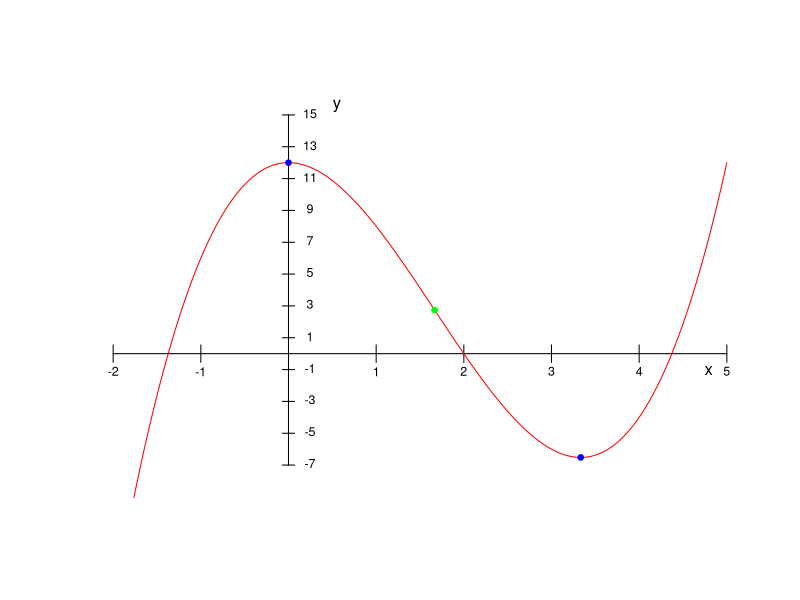
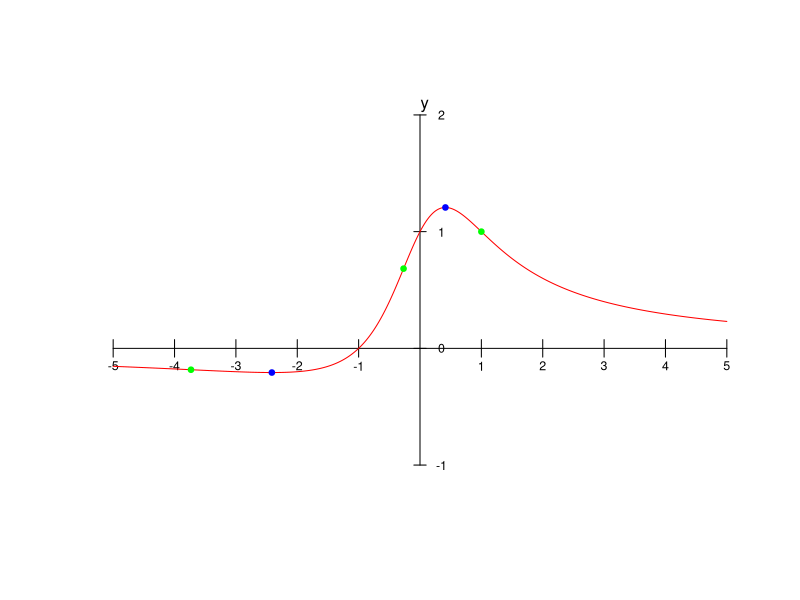
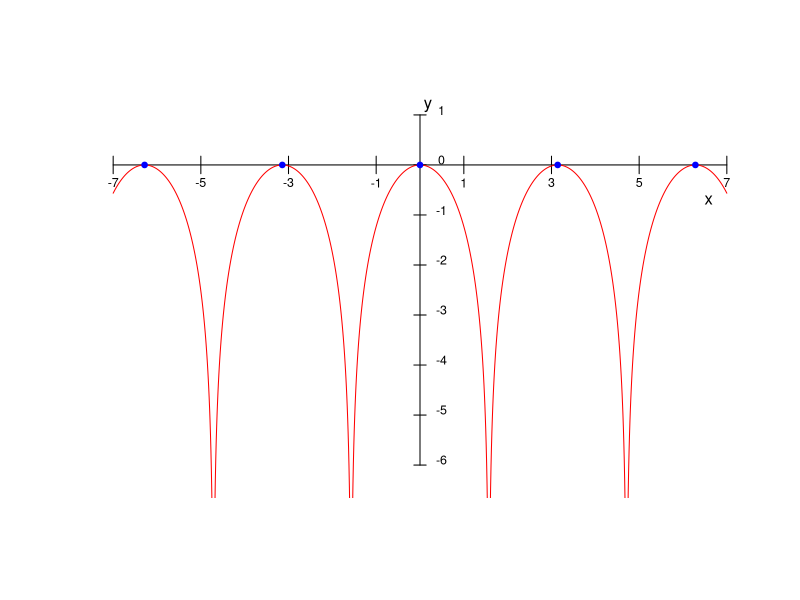
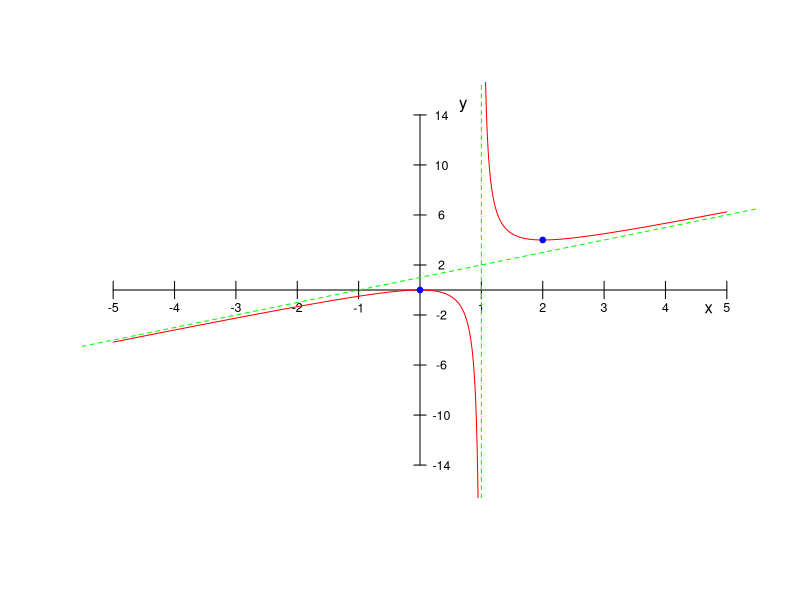

The R script that drew these images, in order:
## ---- chunk 1
xmin=-2
xmax=5
ymin=-7
ymax=15
tolx=0.01*(xmax-xmin)
toly=0.05*(ymax-ymin)
quantsx=7
quantsy=11
f = function(x){x^3-5*x^2+12}
plot(c(xmin-tolx,xmax+tolx,xmin-tolx,xmax+tolx),c(ymin-toly,ymin-toly,ymax+toly,ymax+toly),type="n",xlab="",ylab="",xaxt="n",yaxt="n",axes=FALSE)
x=seq(from=xmin,to=xmax,by=0.01)
#points(x,f(x),type="l")
lines(c(0,0),c(ymin,ymax))
lines(c(xmin,xmax),c(0,0))
text(xmax-3*tolx,-15*tolx,"x")
text(toly/2,ymax+toly/2,"y")
for (i in 0:(quantsx)){
  if(xmin+((xmax-xmin)/quantsx)*i != 0){
    lines(rep(xmin+((xmax-xmin)/quantsx)*i,2),c(-0.5*toly,+0.5*toly))
    text(xmin+((xmax-xmin)/quantsx)*i,-1*toly,xmin+((xmax-xmin)/quantsx)*i,cex=0.75)}
  }

for (i in 0:(quantsy)){
  lines(c(-tolx,tolx),ymin+rep(((ymax-ymin)/quantsy)*i,2))
 text(3.5*tolx,0.1+ymin+((ymax-ymin)/quantsy)*i,ymin+((ymax-ymin)/quantsy)*i,cex=0.75)
}
lines(x,f(x),col="red")
x.extrems = c(0,10/3)
y.extrems = c(f(0),f(10/3))
points(x.extrems,y.extrems,cex=0.75,col="blue",pch=19)
points(5/3,f(5/3),cex=0.75,col="green",pch=19)
## ---- chunk 2
xmin=-5
xmax=5
ymin=-1
ymax=2
tolx=0.01*(xmax-xmin)
toly=0.05*(ymax-ymin)
quantsx=10
quantsy=3
f = function(x){(x+1)/(x^2+1)}
plot(c(xmin-tolx,xmax+tolx,xmin-tolx,xmax+tolx),c(ymin-toly,ymin-toly,ymax+toly,ymax+toly),type="n",xlab="",ylab="",xaxt="n",yaxt="n",axes=FALSE)
x=seq(from=xmin,to=xmax,by=0.01)
#points(x,f(x),type="l")
lines(c(0,0),c(ymin,ymax))
lines(c(xmin,xmax),c(0,0))
text(xmax-3*tolx,-15*tolx,"x")
text(toly/2,ymax+toly/2,"y")
for (i in 0:(quantsx)){
  if(xmin+((xmax-xmin)/quantsx)*i != 0){
    lines(rep(xmin+((xmax-xmin)/quantsx)*i,2),c(-0.5*toly,+0.5*toly))
    text(xmin+((xmax-xmin)/quantsx)*i,-1*toly,xmin+((xmax-xmin)/quantsx)*i,cex=0.75)}
  }

for (i in 0:(quantsy)){
  lines(c(-tolx,tolx),ymin+rep(((ymax-ymin)/quantsy)*i,2))
 text(3.5*tolx,ymin+((ymax-ymin)/quantsy)*i,ymin+((ymax-ymin)/quantsy)*i,cex=0.75)
}
lines(x,f(x),col="red")
maxim = c(-1+sqrt(2),f(-1+sqrt(2)))
minim = c(-1-sqrt(2),f(-1-sqrt(2)))
inflex1 = c(-2-sqrt(3),f(-2-sqrt(3)))
inflex2 = c(-2+sqrt(3),f(-2+sqrt(3)))
inflex3 = c(1,1)
points(c(maxim[1],minim[1]),c(maxim[2],minim[2]),cex=0.75,col="blue",pch=19)
points(c(inflex1[1],inflex2[1],inflex3[1]),c(inflex1[2],inflex2[2],inflex3[2]),cex=0.75,pch=19,col="green")
## ---- chunk 3
xmin=-7
xmax=7
ymin=-6
ymax=1
tolx=0.01*(xmax-xmin)
toly=0.05*(ymax-ymin)
quantsx=7
quantsy=7
f = function(x){log(cos(x)^2)}
plot(c(xmin-tolx,xmax+tolx,xmin-tolx,xmax+tolx),c(ymin-toly,ymin-toly,ymax+toly,ymax+toly),type="n",xlab="",ylab="",xaxt="n",yaxt="n",axes=FALSE)
x=seq(from=xmin,to=xmax,by=0.01)
#points(x,f(x),type="l")
lines(c(0,0),c(ymin,ymax))
lines(c(xmin,xmax),c(0,0))
text(xmax-3*tolx,-5*tolx,"x")
text(toly/2,ymax+toly/2,"y")
for (i in 0:(quantsx)){
  if(xmin+((xmax-xmin)/quantsx)*i != 0){
    lines(rep(xmin+((xmax-xmin)/quantsx)*i,2),c(-0.5*toly,+0.5*toly))
    text(xmin+((xmax-xmin)/quantsx)*i,-1*toly,xmin+((xmax-xmin)/quantsx)*i,cex=0.75)}
  }

for (i in 0:(quantsy)){
  lines(c(-tolx,tolx),ymin+rep(((ymax-ymin)/quantsy)*i,2))
 text(3.5*tolx,0.1+ymin+((ymax-ymin)/quantsy)*i,ymin+((ymax-ymin)/quantsy)*i,cex=0.75)
}
lines(x,f(x),col="red")
maximsx = seq(from=-2*pi,to=2*pi,by=pi)
maximsy = f(maximsx)
points(maximsx,maximsy,cex=0.75,col="blue",pch=19)
## ---- chunk 4
xmin=-5
xmax=5
ymin=-14
ymax=14
tolx=0.01*(xmax-xmin)
toly=0.05*(ymax-ymin)
quantsx=10
quantsy=7
f = function(x){x^2/(x-1)}
plot(c(xmin-tolx,xmax+tolx,xmin-tolx,xmax+tolx),c(ymin-toly,ymin-toly,ymax+toly,ymax+toly),type="n",xlab="",ylab="",xaxt="n",yaxt="n",axes=FALSE)
x=seq(from=xmin,to=xmax,by=0.01)
#points(x,f(x),type="l")
lines(c(0,0),c(ymin,ymax))
lines(c(xmin,xmax),c(0,0))
text(xmax-3*tolx,-15*tolx,"x")
text(toly/2,ymax+toly/2,"y")
for (i in 0:(quantsx)){
  if(xmin+((xmax-xmin)/quantsx)*i != 0){
    lines(rep(xmin+((xmax-xmin)/quantsx)*i,2),c(-0.5*toly,+0.5*toly))
    text(xmin+((xmax-xmin)/quantsx)*i,-1*toly,xmin+((xmax-xmin)/quantsx)*i,cex=0.75)}
  }

for (i in 0:(quantsy)){
  lines(c(-tolx,tolx),ymin+rep(((ymax-ymin)/quantsy)*i,2))
 text(3.5*tolx,ymin+((ymax-ymin)/quantsy)*i,ymin+((ymax-ymin)/quantsy)*i,cex=0.75)
}
lines(x,f(x),col="red")
x.extrems = c(0,2)
y.extrems = c(0,4)
points(x.extrems,y.extrems,cex=0.75,col="blue",pch=19)
abline(v=1,col="green",lty=2)
abline(1,1,col="green",lty=2)
